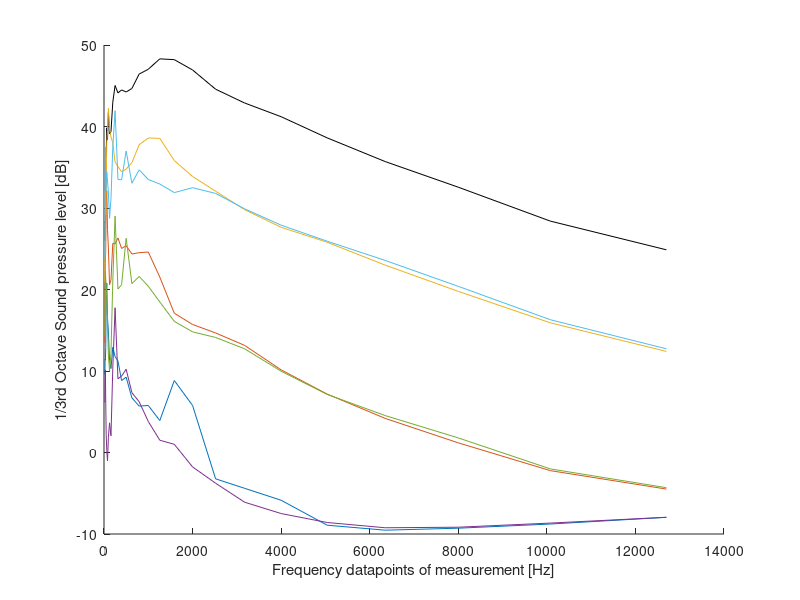

The MATLAB source for this figure:
clear all;clc;
%% Load without & with attached Tailpipe data
figure(1)
hold on;
load('SPL_1_3_OCT_RSS1');
plot(Frek,SPL_1_3_Oct,'k');

load('SPL_1_3_OCT_woTail_u10');
plot(Frek,SPL_1_3_Oct);
load('SPL_1_3_OCT_woTail_u20');
plot(Frek,SPL_1_3_Oct);
load('SPL_1_3_OCT_woTail_u40');
plot(Frek,SPL_1_3_Oct);

load('SPL_1_3_OCT_wTail_u10');
plot(Frek,SPL_1_3_Oct);
load('SPL_1_3_OCT_wTail_u20');
plot(Frek,SPL_1_3_Oct);
load('SPL_1_3_OCT_wTail_u40');
plot(Frek,SPL_1_3_Oct);

xlabel('Frequency datapoints of measurement [Hz]');
ylabel('1/3rd Octave Sound pressure level [dB]');
hold off;

%%
% figure(2)
% load('RefSoundSource');
% plot(Ref_Freq,Ref_Ters,'k');
% 
% figure(3);
% load('SPL_1_3_OCT_RSS1');
% plot(Frek,SPL_1_3_Oct);
% 
% figure(4);
% load('Aweight');
% plot(Ref_Freq,A);
%%






















